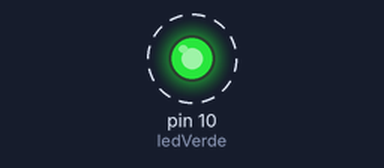
Simulated run of this sketch. Board: Arduino Uno, built with avr-gcc and run on an emulated ATmega328P. Shown: output pins drawn as LEDs (lit = HIGH). Dashed ring = blinking.

Above: at 0.2 s.
Timing chart, 0 to 3.0 s (numbered marks = the images above):
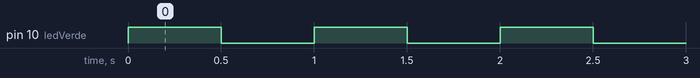

The sketch:

07-EncenderUnaLuzParpadeante.ino
```cpp
// Cristina Correa

int ledVerde = 10; // creamos una variable con nombre ledVerde y valor 10
void setup()
{
  pinMode(ledVerde, OUTPUT); // vamos a usar el pin 'ledVerde' como salida
}

void loop()
{
  digitalWrite(ledVerde, HIGH); // pone el pin 'ledVerde' en estado 'alto', a 5 voltios, y enciende el led
  delay(500);                   // espera medio segundo sin hacer nada
  digitalWrite(ledVerde, LOW);  // pone el pin 'ledVerde' en estado 'bajo', y apaga el led
  delay(500);                   // espera medio segundo sin hacer nada
}
```

Measured:
- by itself, pin 10 (ledVerde): alternates HIGH for 0.50 s and LOW for 0.50 s
